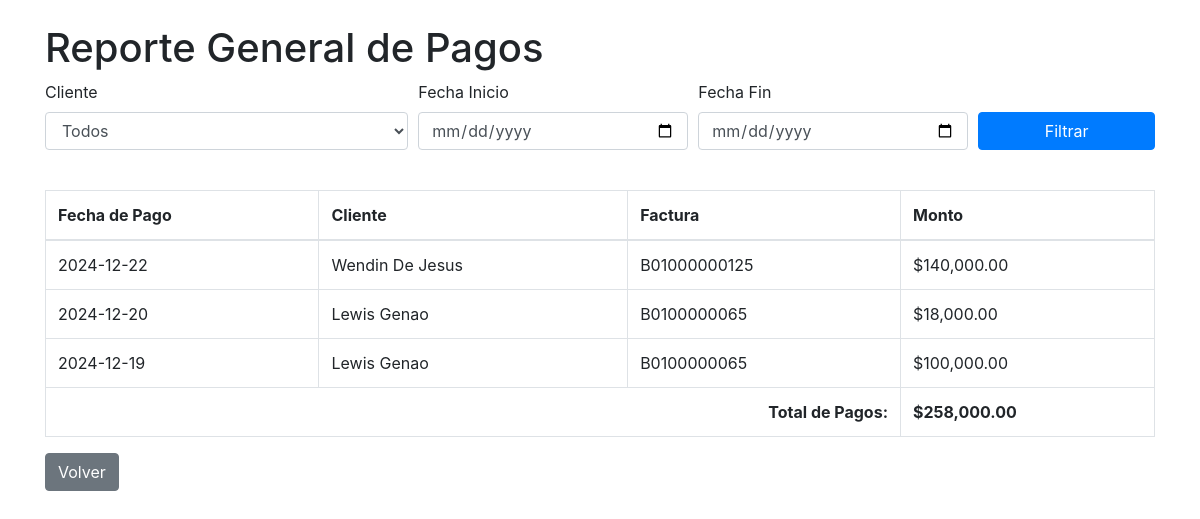
/index_reporte_pago.php, run on the app's committed database.
### tables this page shows
CREATE TABLE IF NOT EXISTS `pagos` (
  `id` int NOT NULL AUTO_INCREMENT,
  `factura_id` int NOT NULL,
  `monto` decimal(10,2) NOT NULL,
  `monto_real` decimal(10,2) NOT NULL,
  `fecha_pago` date NOT NULL,
  `metodo_pago` varchar(50) DEFAULT NULL,
  `a_quien_dirigida` varchar(255) NOT NULL,
  `beneficiario` varchar(255) NOT NULL,
  `cedula_beneficiario` varchar(20) NOT NULL,
  `concepto` varchar(255) NOT NULL,
  `condicion_comercial` enum('Persona Física','Simplificado','Informal') NOT NULL,
  `factura_beneficiario` varchar(255) DEFAULT NULL,
  PRIMARY KEY (`id`),
  KEY `factura_id` (`factura_id`),
  CONSTRAINT `pagos_ibfk_1` FOREIGN KEY (`factura_id`) REFERENCES `facturas` (`id`) ON DELETE CASCADE
);

CREATE TABLE IF NOT EXISTS `clientes` (
  `id` int NOT NULL AUTO_INCREMENT,
  `client_name` varchar(255) NOT NULL,
  `client_company` varchar(255) DEFAULT NULL,
  `client_email` varchar(255) NOT NULL,
  `client_phone` varchar(20) DEFAULT NULL,
  `created_at` timestamp NOT NULL DEFAULT CURRENT_TIMESTAMP,
  PRIMARY KEY (`id`)
);

CREATE TABLE IF NOT EXISTS `facturas` (
  `id` int NOT NULL AUTO_INCREMENT,
  `presupuesto_id` int NOT NULL,
  `cliente_id` int NOT NULL,
  `numero_factura` varchar(20) NOT NULL,
  `fecha_emision` date NOT NULL,
  `estado` enum('pagada','pendiente') DEFAULT 'pendiente',
  `total` decimal(10,2) NOT NULL,
  PRIMARY KEY (`id`),
  UNIQUE KEY `numero_factura` (`numero_factura`),
  KEY `presupuesto_id` (`presupuesto_id`),
  KEY `cliente_id` (`cliente_id`),
  CONSTRAINT `facturas_ibfk_1` FOREIGN KEY (`presupuesto_id`) REFERENCES `presupuesto` (`id`) ON DELETE CASCADE,
  CONSTRAINT `facturas_ibfk_2` FOREIGN KEY (`cliente_id`) REFERENCES `clientes` (`id`) ON DELETE CASCADE
);

### includes/database.php (called while the page is built, shortened)
<?php
class MySqli_DB {
    private $con;
    public $query_id;
    public function db_connect() {
        $this->con = mysqli_connect(DB_HOST, DB_USER, DB_PASS, DB_NAME);
    }
    public function query($sql) {
        if (trim($sql != "")) {
            $this->query_id = $this->con->query($sql);
        }
        return $this->query_id;
    }
}
$db = new MySqli_DB();
?>

### index_reporte_pago.php (the view, shortened to what this page needs)
<?php
require_once 'includes/load.php';
$fecha_inicio = isset($_GET['fecha_inicio']) ? $_GET['fecha_inicio'] : '';
$fecha_fin = isset($_GET['fecha_fin']) ? $_GET['fecha_fin'] : '';
$query = "SELECT p.id AS pago_id, p.fecha_pago, p.monto,
                 c.client_name, f.numero_factura
          FROM pagos p
          JOIN facturas f ON p.factura_id = f.id
          JOIN clientes c ON f.cliente_id = c.id
          WHERE 1=1";
$query .= " ORDER BY p.fecha_pago DESC";
$result = $db->query($query);
?>
<!DOCTYPE html>
<html lang="es">
<head>
    <link rel="stylesheet" href="https://maxcdn.bootstrapcdn.com/bootstrap/4.5.2/css/bootstrap.min.css">
</head>
<body>
<div class="container mt-4">
    <h1>Reporte General de Pagos</h1>
    <form method="GET" action="index_reporte_pago.php" class="mb-4">
        <div class="form-row">
            <div class="form-group col-md-4">
                <label for="cliente_id">Cliente</label>
                <select name="cliente_id" id="cliente_id" class="form-control">
                    <option value="0">Todos</option>
                </select>
            </div>
            <div class="form-group col-md-3">
                <label for="fecha_inicio">Fecha Inicio</label>
                <input type="date" name="fecha_inicio" id="fecha_inicio" class="form-control" value="<?php echo $fecha_inicio; ?>">
            </div>
            <div class="form-group col-md-3">
                <label for="fecha_fin">Fecha Fin</label>
                <input type="date" name="fecha_fin" id="fecha_fin" class="form-control" value="<?php echo $fecha_fin; ?>">
            </div>
            <div class="form-group col-md-2 align-self-end">
                <button type="submit" class="btn btn-primary btn-block">Filtrar</button>
            </div>
        </div>
    </form>
    <table class="table table-bordered">
        <thead>
            <tr>
                <th>Fecha de Pago</th>
                <th>Cliente</th>
                <th>Factura</th>
                <th>Monto</th>
            </tr>
        </thead>
        <tbody>
        <?php
        $total_pagos = 0;
        while ($pago = $result->fetch_assoc()):
            $total_pagos += $pago['monto'];
        ?>
            <tr>
                <td><?php echo $pago['fecha_pago']; ?></td>
                <td><?php echo $pago['client_name']; ?></td>
                <td><?php echo $pago['numero_factura']; ?></td>
                <td>$<?php echo number_format($pago['monto'], 2); ?></td>
            </tr>
        <?php endwhile; ?>
        </tbody>
        <tfoot>
            <tr>
                <th colspan="3" class="text-right">Total de Pagos:</th>
                <th>$<?php echo number_format($total_pagos, 2); ?></th>
            </tr>
        </tfoot>
    </table>
    <a href="index_reportes.php" class="btn btn-secondary">Volver</a>
</div>
</body>
</html>

### data on the page
pagos: fecha_pago "2024-12-22", clientes.client_name "Wendin De Jesus", factura.numero_factura "B01000000125", monto "140,000.00"
pagos: fecha_pago "2024-12-20", clientes.client_name "Lewis Genao", factura.numero_factura "B0100000065", monto "18,000.00"
pagos: fecha_pago "2024-12-19", clientes.client_name "Lewis Genao", factura.numero_factura "B0100000065", monto "100,000.00"

### other printed values
$total_pagos "258,000.00"
